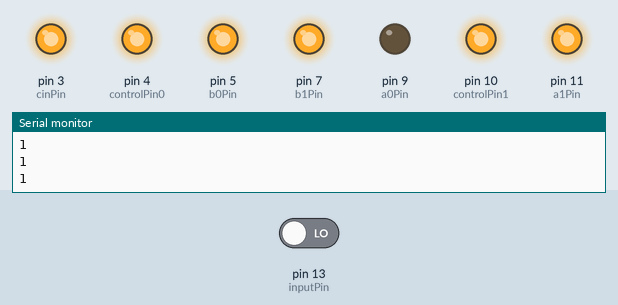
Recording of a sketch running on a simulated Arduino Uno, built with avr-gcc and run on an emulated ATmega328P. Shown: output pins drawn as LEDs (lit = HIGH), the last lines printed to the serial monitor. The test bench sets the inputs (shaded band); at power-on: pin 13 (inputPin) LOW.

Above: at 11.7 s.
11.8 s: pin 13 (inputPin) driven LOW
At 14.4 s:
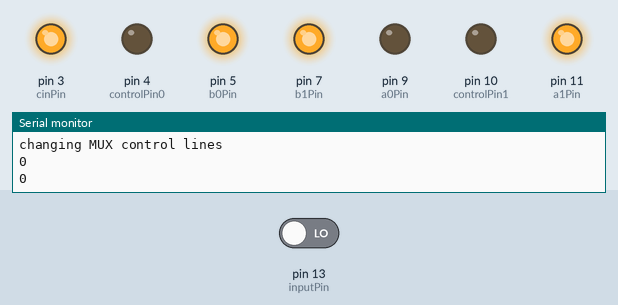
22.3 s: pin 13 (inputPin) driven HIGH
At 28.3 s:
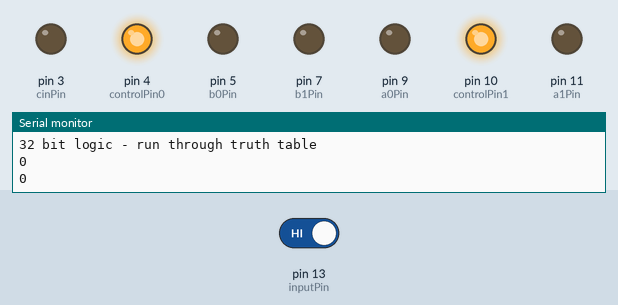
At 32.6 s:
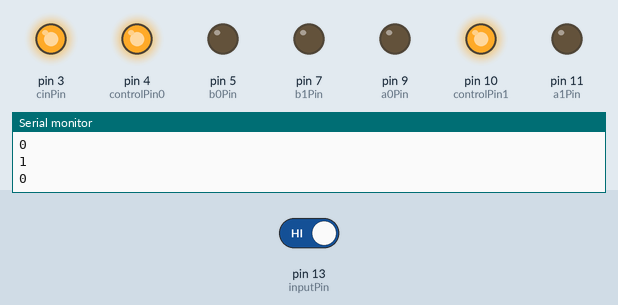
Timing chart, 0 to 92.5 s (numbered marks = the images above; inputs shaded):
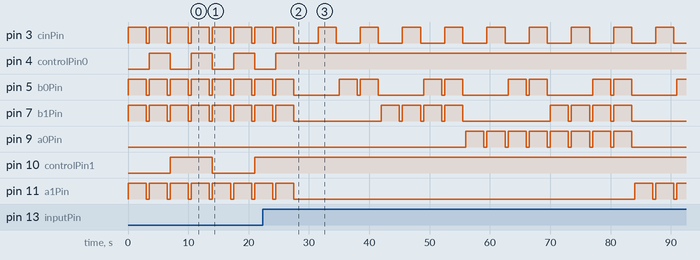

Measured:
- after the input at 22.3 s, pin 4 (controlPin0): goes on until 24.5 s, then stays HIGH; pin 9 (a0Pin): alternates HIGH for 3.0 s and LOW for 0.50 s, 16 changes in all, then stays LOW, starting after 33.7 s; pin 10 (controlPin1): stops changing and stays HIGH
- by itself, pin 3 (cinPin): repeats every 7.0 s: HIGH 3.0 s, LOW 4.0 s
- by itself, pin 5 (b0Pin): repeats every 14.0 s: HIGH 3.0 s, LOW 7.5 s, HIGH 3.0 s, LOW 0.50 s
- by itself, pin 7 (b1Pin): repeats every 28.0 s: HIGH 3.0 s, LOW 14.5 s, 3 × (HIGH 3.0 s, LOW 0.50 s)

The sketch:

lab_3.ino
```cpp
#include <Arduino.h>

const int inputPin = 13;

int outputArr[5] = {0};
const int LOOPAMT = 32;
const int LOOPAMT2 = 4;

const int a1Pin = 11;
const int a0Pin = 9;
const int b1Pin = 7;
const int b0Pin = 5;
const int cinPin = 3;

const int controlPin0 = 4;
const int controlPin1 = 10;

void setup() {
  // put your setup code here, to run once:

  pinMode(inputPin, INPUT);
  pinMode(a0Pin, OUTPUT);
  pinMode(a1Pin, OUTPUT);
  pinMode(b0Pin, OUTPUT);
  pinMode(b1Pin, OUTPUT);
  pinMode(cinPin, OUTPUT);

  pinMode(controlPin0, OUTPUT);
  pinMode(controlPin1, OUTPUT);

  Serial.begin(9600);
}


int* decToBinary(int decimal) {
  int flipArr[5] = {0};
  int curr = decimal;
  for (int i = 0; curr > 0; i++) {
    flipArr[i] = curr%2;
    curr /= 2;
  }

  for (int i = 4; i >= 0; i--) {
    outputArr[4-i] = flipArr[i];
  }

  return outputArr;
}

void loop() {

  // put your main code here, to run repeatedly:

  if (digitalRead(inputPin) == HIGH) {
    // perform 32 bit logic
    Serial.println("32 bit logic - run through truth table");
    // change control for MUX to 3 - gives the sums and carry out
    digitalWrite(controlPin0, HIGH);
    digitalWrite(controlPin1, HIGH);

    for (int i = 0; i < LOOPAMT; i++) {
      // get a value between 0 and 31
      decToBinary(i);
      // gives outputArr from index 0 as msb and index 4 as lsb
      // map the values to corresponding outputs
      digitalWrite(cinPin, outputArr[4]);
      digitalWrite(b0Pin, outputArr[3]);
      digitalWrite(b1Pin, outputArr[2]);
      digitalWrite(a0Pin, outputArr[1]);
      digitalWrite(a1Pin, outputArr[0]);

      // print decimal
      Serial.println(i);
//      Serial.println(outputArr[4]);
//      Serial.println(outputArr[3]);
      Serial.println(outputArr[0]);
      // wait before looping again
      delay(3000);

      // reset all inputs to low before next input cycle
      digitalWrite(cinPin, LOW);
      digitalWrite(b1Pin, LOW);
      digitalWrite(b0Pin, LOW);
      digitalWrite(a0Pin, LOW);
      digitalWrite(a1Pin, LOW);

      delay(500);
    }


  }

  else {
    // perform other control related logic
    Serial.println("changing MUX control lines");

    for (int i = 0; i < LOOPAMT2; i++) {
      decToBinary(i);

      Serial.println(outputArr[4]);
      Serial.println(outputArr[3]);

       // set a to 2
      digitalWrite(a1Pin, HIGH);
      digitalWrite(a0Pin, LOW);

      // set b to 3
      digitalWrite(b0Pin, HIGH);
      digitalWrite(b1Pin, HIGH);

      // set cin to 1
      digitalWrite(cinPin, HIGH);

      // change control for MUX
      digitalWrite(controlPin0, outputArr[4]);
      digitalWrite(controlPin1, outputArr[3]);

      delay(3000);

      // all inputs low
      digitalWrite(cinPin, LOW);
      digitalWrite(b1Pin, LOW);
      digitalWrite(b0Pin, LOW);
      digitalWrite(a0Pin, LOW);
      digitalWrite(a1Pin, LOW);

      delay(500);
    }
  }
}
```
